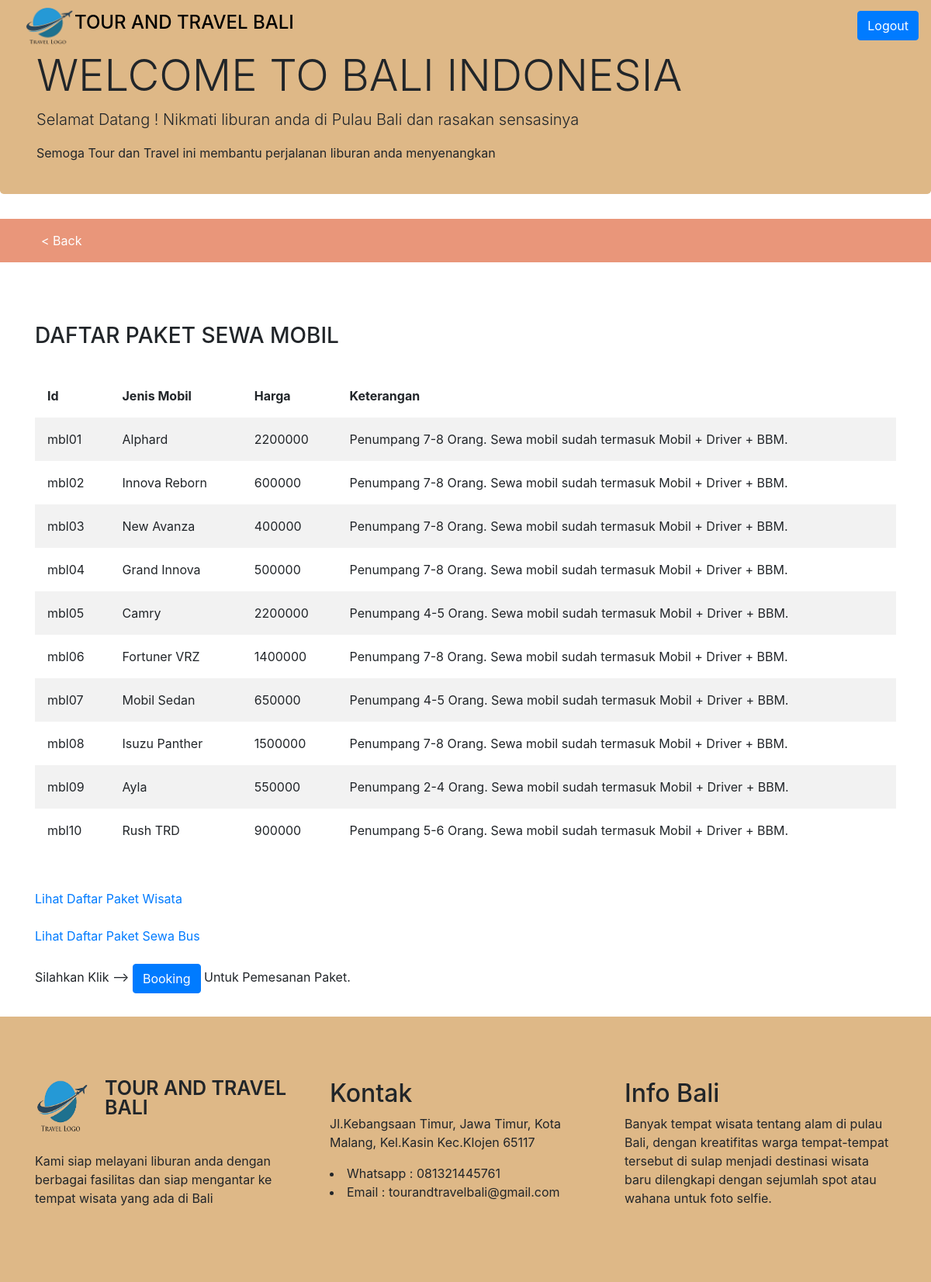
Screenshot of /paketmobil.php with the database file from the repository.
### tables this page shows
CREATE TABLE `paketmobil` (
  `Id` varchar(10) NOT NULL,
  `Jenis_Mobil` varchar(50) NOT NULL,
  `Harga` double NOT NULL,
  `Keterangan` varchar(255) NOT NULL,
  `lokasi_foto` varchar(255) NOT NULL
);

### paketmobil.php (the view, shortened to what this page needs)
<!DOCTYPE html>
<html lang="en">
<head>
    <link rel="stylesheet" href="https://maxcdn.bootstrapcdn.com/bootstrap/4.5.2/css/bootstrap.min.css">
    <link rel="stylesheet" href="fonts/font-awesome.min.css">
    <link rel="stylesheet" href="style.css">
</head>
<body>
    <div class="header">
        <header>
            <?php include 'header.php';?>
        </header>
    </div>
    <div class="jumbotron">
        <div class="container">
          <h1 class="display-4"> WELCOME TO BALI INDONESIA</h1>
          <p class="lead">Selamat Datang ! Nikmati liburan anda di Pulau Bali dan rasakan sensasinya</p>
          <p>Semoga Tour dan Travel ini membantu perjalanan liburan anda menyenangkan</p>
        </div>
    </div>
    <div class="menu2">
        <header>
            <?php include 'menu2.php';?>
        </header>
    </div>
    <div class="container page-top">
            <div class="row">
                <div class="col text-left">
                    <br> <br>
                    <h3>DAFTAR PAKET SEWA MOBIL</h3>
                    <br>
                </div>
            </div>
        <table>
            <tr>
                <th> Id </th>
                <th> Jenis Mobil </th>
                <th> Harga </th>
                <th> Keterangan </th>
            </tr>
            <?php
                include "koneksi.php";
                $query ="SELECT * FROM paketmobil";
                $result = mysqli_query($connect, $query);
                if (mysqli_num_rows($result)>0) {
                    while ($row = mysqli_fetch_array($result)) {
            ?>
            <tr>
                <td> <?php echo $row["Id"] ?> </td>
                <td> <?php echo $row["Jenis_Mobil"] ?> </td>
                <td> <?php echo $row["Harga"] ?> </td>
                <td> <?php echo $row["Keterangan"] ?> </td>
            <?php
                }
            }
            else {
                echo "0 result";
            }
            ?>
            </tr>
        </table>
        <br> <br>
        <a href="paketwisata.php">Lihat Daftar Paket Wisata</a> <br> <br>
        <a href="paketbus.php">Lihat Daftar Paket Sewa Bus</a>
        <br> <br>
        <?php
        echo "Silahkan Klik --> "
        ?>
        <a href="booking.php" class="btn btn-primary">Booking</a>
        <?php
        echo "Untuk Pemesanan Paket."
        ?>
    </div>
    <div class="footer page-top">
        <header>
            <?php include 'footer.php';?>
        </header>
    </div>
</body>
</html>

### style.css (style rules this page uses)
.jumbotron { background-color: burlywood; width: 100%; height: 250px; }
.page-top { margin-top:30px; }

### paketmobil.php (style rules this page uses)
table { border-collapse: collapse; border-spacing: 0; width: 100%; border: 1 px solid #ddd; }
th, td { text-align: left; padding: 16px; }
tr:nth-child(even) { background-color: #f2f2f2; }

### rows the page displays
paketmobil: Id "mbl01", Jenis_Mobil "Alphard", Harga "2200000", Keterangan "Penumpang 7-8 Orang. Sewa mobil sudah termasuk Mobil + Driver + BBM."
paketmobil: Id "mbl02", Jenis_Mobil "Innova Reborn", Harga "600000", Keterangan "Penumpang 7-8 Orang. Sewa mobil sudah termasuk Mobil + Driver + BBM."
paketmobil: Id "mbl03", Jenis_Mobil "New Avanza", Harga "400000", Keterangan "Penumpang 7-8 Orang. Sewa mobil sudah termasuk Mobil + Driver + BBM."
paketmobil: Id "mbl04", Jenis_Mobil "Grand Innova", Harga "500000", Keterangan "Penumpang 7-8 Orang. Sewa mobil sudah termasuk Mobil + Driver + BBM."
paketmobil: Id "mbl05", Jenis_Mobil "Camry", Harga "2200000", Keterangan "Penumpang 4-5 Orang. Sewa mobil sudah termasuk Mobil + Driver + BBM."
paketmobil: Id "mbl06", Jenis_Mobil "Fortuner VRZ", Harga "1400000", Keterangan "Penumpang 7-8 Orang. Sewa mobil sudah termasuk Mobil + Driver + BBM."
paketmobil: Id "mbl07", Jenis_Mobil "Mobil Sedan", Harga "650000", Keterangan "Penumpang 4-5 Orang. Sewa mobil sudah termasuk Mobil + Driver + BBM."
paketmobil: Id "mbl08", Jenis_Mobil "Isuzu Panther", Harga "1500000", Keterangan "Penumpang 7-8 Orang. Sewa mobil sudah termasuk Mobil + Driver + BBM."
paketmobil: Id "mbl09", Jenis_Mobil "Ayla", Harga "550000", Keterangan "Penumpang 2-4 Orang. Sewa mobil sudah termasuk Mobil + Driver + BBM."
paketmobil: Id "mbl10", Jenis_Mobil "Rush TRD", Harga "900000", Keterangan "Penumpang 5-6 Orang. Sewa mobil sudah termasuk Mobil + Driver + BBM."
